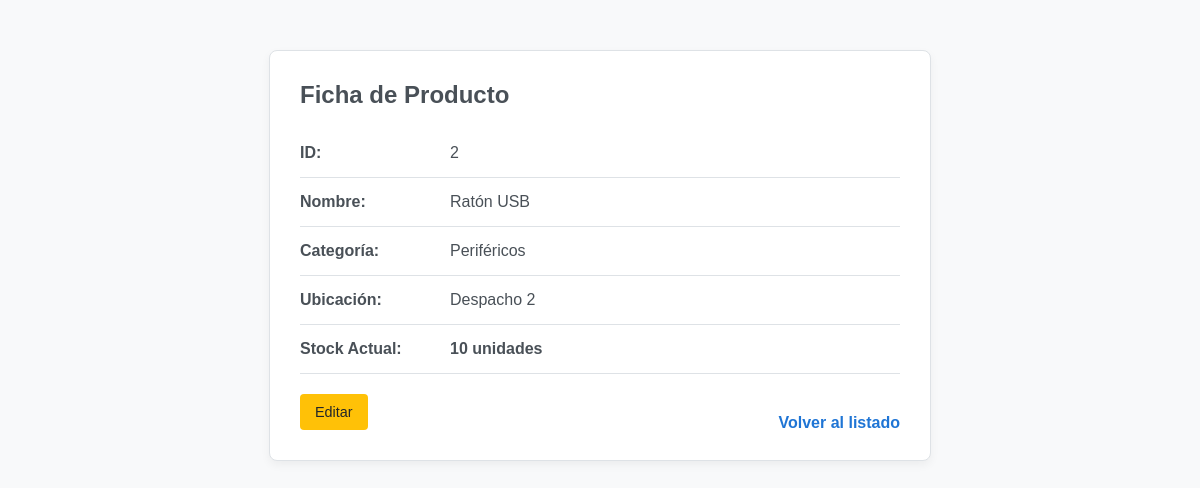
Screenshot of /items_show.php?id=2 (signed in) with the database file from the repository.
### tables this page shows
CREATE TABLE IF NOT EXISTS items (
    id INT AUTO_INCREMENT PRIMARY KEY,
    nombre VARCHAR(100) NOT NULL,
    categoria VARCHAR(50),
    ubicacion VARCHAR(50),
    stock INT DEFAULT 0
);

### app/utils.php (called while the page is built, shortened)
<?php
function e($texto) {
    return htmlspecialchars($texto, ENT_QUOTES, 'UTF-8');
}

### public/items_show.php (the view, shortened to what this page needs)
<?php
require_once __DIR__ . '/../app/pdo.php';
require_once __DIR__ . '/../app/utils.php';
$id = $_GET['id'] ?? null;
$stmt = $pdo->prepare("SELECT * FROM items WHERE id = :id");
$stmt->execute([':id' => $id]);
$item = $stmt->fetch();
?>
<!DOCTYPE html>
<html lang="es">
<head>
    <link rel="stylesheet" href="css/styles.css">
</head>
<body>
    <div class="detail-card">
        <h2 style="margin-top: 0;">Ficha de Producto</h2>
        <div class="detail-row">
            <span class="detail-label">ID:</span>
            <span class="detail-value"><?= e($item['id']) ?></span>
        </div>
        <div class="detail-row">
            <span class="detail-label">Nombre:</span>
            <span class="detail-value"><?= e($item['nombre']) ?></span>
        </div>
        <div class="detail-row">
            <span class="detail-label">Categoría:</span>
            <span class="detail-value"><?= e($item['categoria']) ?></span>
        </div>
        <div class="detail-row">
            <span class="detail-label">Ubicación:</span>
            <span class="detail-value"><?= e($item['ubicacion']) ?></span>
        </div>
        <div class="detail-row">
            <span class="detail-label">Stock Actual:</span>
            <span class="detail-value" style="font-weight: bold;">
                <?= e($item['stock']) ?> unidades
            </span>
        </div>
        <div style="margin-top: 20px;">
            <a href="items_form.php?id=<?= $item['id'] ?>" class="btn btn-warning">Editar</a>
            <a href="index.php" class="btn-back" style="float: right;">Volver al listado</a>
        </div>
    </div>
</body>
</html>

### public/css/styles.css (style rules this page uses)
:root { --fondo-cuerpo: #f8f9fa; --fondo-tarjeta: #ffffff; --fondo-input: #ffffff; --texto-principal: #495057; --borde: #dee2e6; --azul-marca: #1f75d5; --sombra: rgba(0, 0, 0, 0.05); }
body { font-family: 'Verdana', sans-serif; background-color: var(--fondo-cuerpo); color: var(--texto-principal); margin: 0; padding: 0; }
.btn, button { padding: 10px 15px; border-radius: 4px; text-decoration: none; display: inline-block; font-size: 0.9rem; border: none; cursor: pointer; transition: opacity 0.3s; color: white !important; }
.btn-warning { background-color: #ffc107 !important; color: #212529 !important; }

### public/items_show.php (style rules this page uses)
.detail-card { max-width: 600px; margin: 50px auto; background: var(--fondo-tarjeta); padding: 30px; border-radius: 8px; border: 1px solid var(--borde); box-shadow: 0 4px 10px var(--sombra); }
.detail-row { display: flex; border-bottom: 1px solid var(--borde); padding: 15px 0; }
.detail-label { font-weight: bold; width: 150px; color: var(--texto-principal); }
.detail-value { flex-grow: 1; color: var(--texto-principal); }
.btn-back { display: inline-block; margin-top: 20px; text-decoration: none; color: var(--azul-marca); font-weight: bold; }

### rows the page displays
items: id "2", nombre "Ratón USB", categoria "Periféricos", ubicacion "Despacho 2", stock "10"
